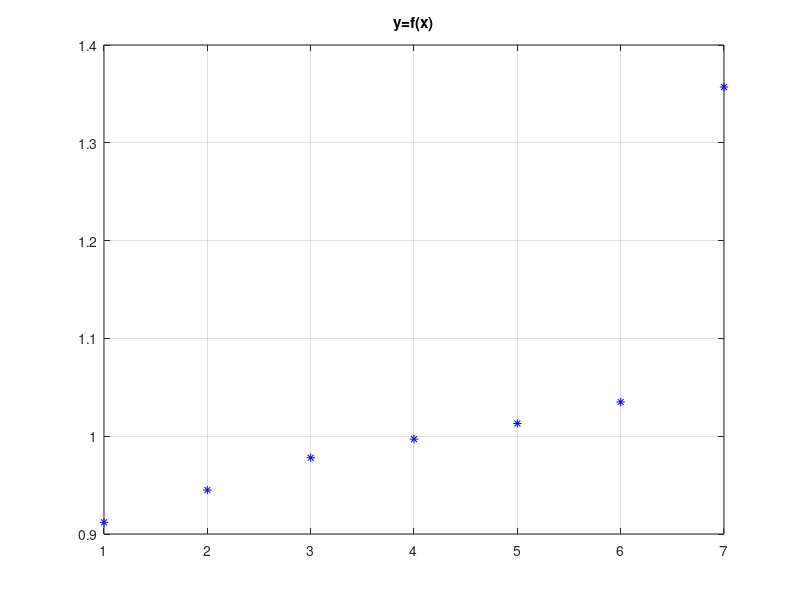
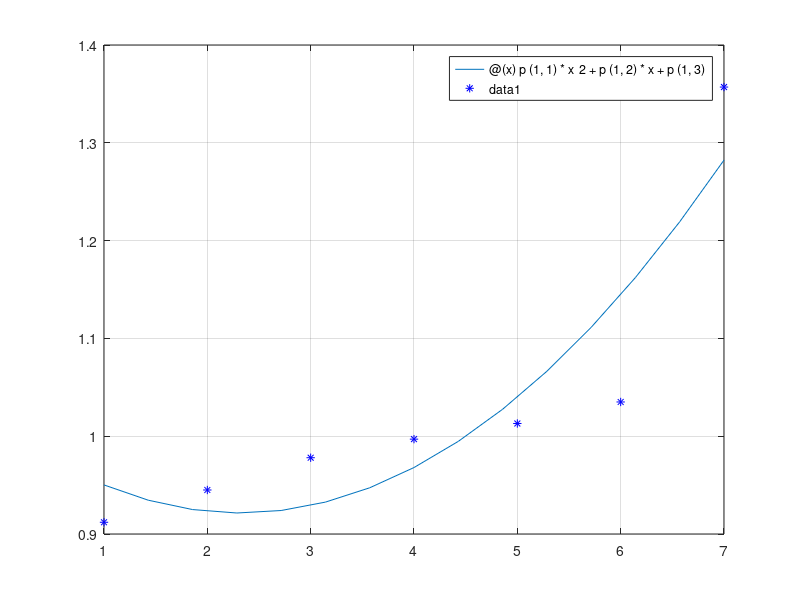
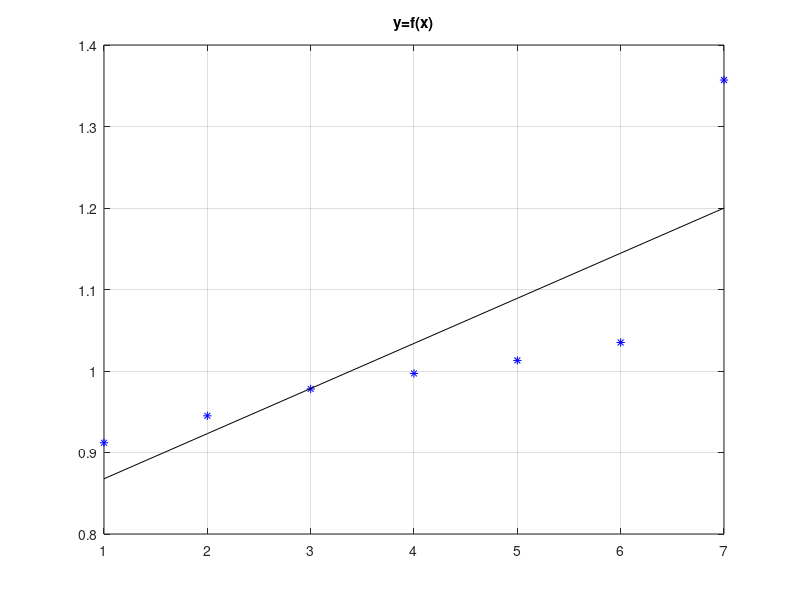

Recreate these plots in MATLAB, in order.
% approx_line.m
% Regresja liniowa: y = a*x + b
clear all; close all;
% W wyniku pomiaru otrzymano nastepujace liczby ( x = numer pomiaru, y = wartosc )
x = [ 1 2 3 4 5 6 7];
y = [ 0.912 0.945 0.978 0.997 1.013 1.035 1.357];
figure; plot( x, y, 'b*' ); title('y=f(x)'); grid; pause
% Aproksymacja linia prosta: y = a * x + b
if(1) % OGOLNIE - rozwiazanie rownania macierzowego
    xt = x'; yt = y'; N = length( xt ); % X * ab
    X = [ xt, ones(N,1) ]; % y(n) = a*x(n) + b = | x(1) 1 | * | a |
    ab = X \ yt; % y(1) = a*x(1) + b = | x(2) 1 | | b |
    a = ab(1), b = ab(2), % y(2) = a*x(2) + b = | x(3) 1 |
else % W TYM PRZYPADKU - na podstawie wyprowadzonych wzorow
    xm = mean( x ); % srednia wartosc wektora x
    ym = mean( y ); % srednia wartosc wektora y
    xr = x - xm; % wektor x - srednia x (od kazdego elementu)
    yr = y - ym; % wektor y - srednia y (od kazdego elementu)
    a = (xr * yr') / (xr * xr') % obliczenie wsp a prostej, to samo
    % inaczej: a = sum( xr .* yr ) / sum( xr .* xr )
    b = ym - a * xm % obliczenie wsp b prostej
end
p=polyfit(x,y,2);
f = @(x) p(1,1)*x^2+p(1,2)*x+p(1,3);
figure; fplot(f,[1 7]); hold on; plot(x,y,'b*'); grid; pause;


figure; plot( x, y, 'b*', x, a*x+b, 'k-' ); title('y=f(x)'); grid; pause
% Takze wielomiany wyzszych rzedow
% p = polyfit( x, y, 1 ), % a=p(1), b=p(2)
% figure; plot( x, y, 'b*', x, polyval(p,x), 'r-' ); title('y=f(x)'); grid; pause